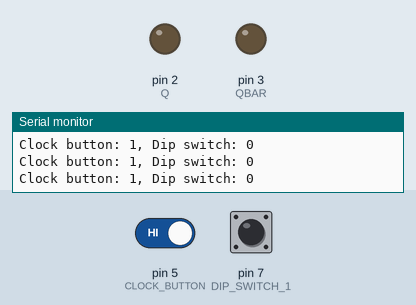
Recording of a sketch running on a simulated Arduino Uno, built with avr-gcc and run on an emulated ATmega328P. Parts: output pins drawn as LEDs (lit = HIGH), the last lines printed to the serial monitor. The test bench sets the inputs (shaded band); at power-on: pin 5 (CLOCK_BUTTON) HIGH, pin 7 (DIP_SWITCH_1) LOW.

Above: at 1.3 s.
1.4 s: pin 5 (CLOCK_BUTTON) driven LOW and pin 7 (DIP_SWITCH_1) driven HIGH
At 2.7 s:
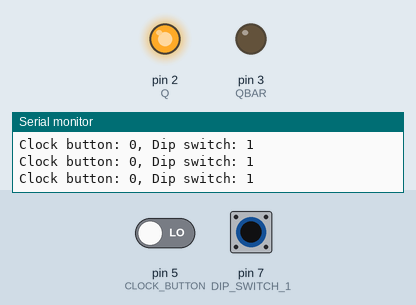
3.0 s: pin 7 (DIP_SWITCH_1) pulsed LOW 2 times (0.12 s each, 0.3 s apart)
At 3.6 s:
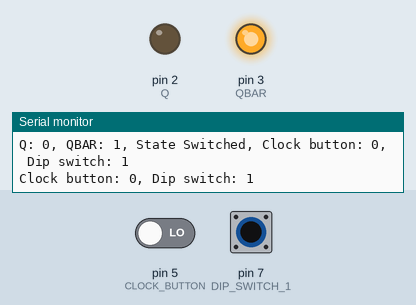
Timing chart, 0 to 6.0 s (numbered marks = the images above; inputs shaded):
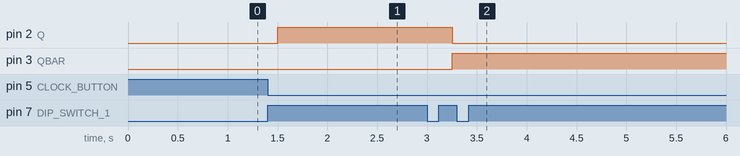

The sketch:

FlipFlop.ino
```cpp
int Q = 2;
int QBAR = 3;
int CLOCK_BUTTON = 5;
int DIP_SWITCH_2 = 6;
int DIP_SWITCH_1 = 7;
int BAUD_RATE = 9600;
int lastButtonState = 0;
int lastDip1State = 0;
int lastDip2State = 0;
int q;
int qBar;
void setup() {
  Serial.begin(BAUD_RATE);
  pinMode(Q, OUTPUT);
  pinMode(QBAR, OUTPUT);
  pinMode(CLOCK_BUTTON, INPUT);
  pinMode(DIP_SWITCH_2, INPUT);
  pinMode(DIP_SWITCH_1, INPUT);
  tFlipFlop();
}

void tFlipFlop(){
  while(true){
    delay(250);
    if(digitalRead(CLOCK_BUTTON) == 0 && digitalRead(DIP_SWITCH_1) == 1 && lastDip1State != digitalRead(DIP_SWITCH_1)){
      q = !q;
      qBar = !q;
      Serial.print("Q: ");
      Serial.print(q);
      Serial.print(", QBAR: ");
      Serial.print(qBar);
      digitalWrite(Q,q);
      digitalWrite(QBAR, qBar);
      Serial.print(", State Switched, ");
    }

    lastButtonState = digitalRead(CLOCK_BUTTON);
    Serial.print("Clock button: ");
    Serial.print(lastButtonState);
    lastDip1State = digitalRead(DIP_SWITCH_1);
    Serial.print(", Dip switch: ");
    Serial.println(lastDip1State);
  }
}
```

JunkCode.ino
```cpp
/*
int Q = 2;
int QBAR = 3;
int PUSH_BUTTON = 5;
int DIP_SWITCH_2 = 6;
int DIP_SWITCH_1 = 7;
int BAUD_RATE = 9600;
bool q;
bool qBar;
void setup() {
  Serial.begin(BAUD_RATE);
  pinMode(Q, OUTPUT);
  pinMode(QBAR, OUTPUT);
  pinMode(PUSH_BUTTON, INPUT);
  pinMode(DIP_SWITCH_2, INPUT);
  pinMode(DIP_SWITCH_1, INPUT);
}

void loop() {
  digitalWrite(Q, HIGH);
  digitalWrite(QBAR, HIGH);
}
*/
```

Measured:
- after the input at 1.4 s, pin 2 (Q): LOW → HIGH after 0.10 s
- after the input at 3.0 s, pin 2 (Q): HIGH → LOW after 0.26 s; pin 3 (QBAR): LOW → HIGH after 0.26 s
